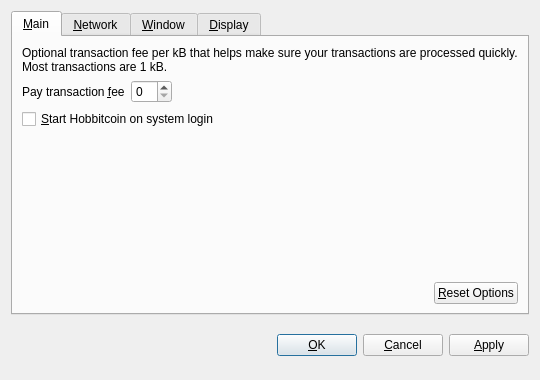
<?xml version="1.0" encoding="UTF-8"?>
<ui version="4.0">
 <class>OptionsDialog</class>
 <widget class="QDialog" name="OptionsDialog">
  <property name="geometry">
   <rect>
    <x>0</x>
    <y>0</y>
    <width>540</width>
    <height>380</height>
   </rect>
  </property>
  <property name="windowTitle">
   <string>Options</string>
  </property>
  <property name="modal">
   <bool>true</bool>
  </property>
  <layout class="QVBoxLayout" name="verticalLayout">
   <item>
    <widget class="QTabWidget" name="tabWidget">
     <property name="tabPosition">
      <enum>QTabWidget::North</enum>
     </property>
     <property name="currentIndex">
      <number>0</number>
     </property>
     <widget class="QWidget" name="tabMain">
      <attribute name="title">
       <string>&amp;Main</string>
      </attribute>
      <layout class="QVBoxLayout" name="verticalLayout_Main">
       <item>
        <widget class="QLabel" name="transactionFeeInfoLabel">
         <property name="text">
          <string>Optional transaction fee per kB that helps make sure your transactions are processed quickly. Most transactions are 1 kB.</string>
         </property>
         <property name="textFormat">
          <enum>Qt::PlainText</enum>
         </property>
         <property name="wordWrap">
          <bool>true</bool>
         </property>
        </widget>
       </item>
       <item>
        <layout class="QHBoxLayout" name="horizontalLayout_1_Main">
         <item>
          <widget class="QLabel" name="transactionFeeLabel">
           <property name="text">
            <string>Pay transaction &amp;fee</string>
           </property>
           <property name="textFormat">
            <enum>Qt::PlainText</enum>
           </property>
           <property name="buddy">
            <cstring>transactionFee</cstring>
           </property>
          </widget>
         </item>
         <item>
          <widget class="BitcoinAmountField" name="transactionFee"/>
         </item>
         <item>
          <spacer name="horizontalSpacer_1_Main">
           <property name="orientation">
            <enum>Qt::Horizontal</enum>
           </property>
           <property name="sizeHint" stdset="0">
            <size>
             <width>40</width>
             <height>20</height>
            </size>
           </property>
          </spacer>
         </item>
        </layout>
       </item>
       <item>
        <widget class="QCheckBox" name="bitcoinAtStartup">
         <property name="toolTip">
          <string>Automatically start Hobbitcoin after logging in to the system.</string>
         </property>
         <property name="text">
          <string>&amp;Start Hobbitcoin on system login</string>
         </property>
        </widget>
       </item>
       <item>
        <spacer name="verticalSpacer_Main">
         <property name="orientation">
          <enum>Qt::Vertical</enum>
         </property>
         <property name="sizeHint" stdset="0">
          <size>
           <width>20</width>
           <height>40</height>
          </size>
         </property>
        </spacer>
       </item>
       <item>
        <layout class="QHBoxLayout" name="horizontalLayout_2_Main">
         <item>
          <spacer name="horizontalSpacer_2_Main">
           <property name="orientation">
            <enum>Qt::Horizontal</enum>
           </property>
           <property name="sizeHint" stdset="0">
            <size>
             <width>40</width>
             <height>20</height>
            </size>
           </property>
          </spacer>
         </item>
         <item>
          <widget class="QPushButton" name="resetButton">
           <property name="toolTip">
            <string>Reset all client options to default.</string>
           </property>
           <property name="text">
            <string>&amp;Reset Options</string>
           </property>
           <property name="autoDefault">
            <bool>false</bool>
           </property>
          </widget>
         </item>
        </layout>
       </item>
      </layout>
     </widget>
     <widget class="QWidget" name="tabNetwork">
      <attribute name="title">
       <string>&amp;Network</string>
      </attribute>
      <layout class="QVBoxLayout" name="verticalLayout_Network">
       <item>
        <widget class="QCheckBox" name="mapPortUpnp">
         <property name="toolTip">
          <string>Automatically open the Hobbitcoin client port on the router. This only works when your router supports UPnP and it is enabled.</string>
         </property>
         <property name="text">
          <string>Map port using &amp;UPnP</string>
         </property>
        </widget>
       </item>
       <item>
        <widget class="QCheckBox" name="connectSocks">
         <property name="toolTip">
          <string>Connect to the Hobbitcoin network through a SOCKS proxy (e.g. when connecting through Tor).</string>
         </property>
         <property name="text">
          <string>&amp;Connect through SOCKS proxy:</string>
         </property>
        </widget>
       </item>
       <item>
        <layout class="QHBoxLayout" name="horizontalLayout_Network">
         <item>
          <widget class="QLabel" name="proxyIpLabel">
           <property name="text">
            <string>Proxy &amp;IP:</string>
           </property>
           <property name="textFormat">
            <enum>Qt::PlainText</enum>
           </property>
           <property name="buddy">
            <cstring>proxyIp</cstring>
           </property>
          </widget>
         </item>
         <item>
          <widget class="QValidatedLineEdit" name="proxyIp">
           <property name="maximumSize">
            <size>
             <width>140</width>
             <height>16777215</height>
            </size>
           </property>
           <property name="toolTip">
            <string>IP address of the proxy (e.g. 127.0.0.1)</string>
           </property>
          </widget>
         </item>
         <item>
          <widget class="QLabel" name="proxyPortLabel">
           <property name="text">
            <string>&amp;Port:</string>
           </property>
           <property name="textFormat">
            <enum>Qt::PlainText</enum>
           </property>
           <property name="buddy">
            <cstring>proxyPort</cstring>
           </property>
          </widget>
         </item>
         <item>
          <widget class="QLineEdit" name="proxyPort">
           <property name="maximumSize">
            <size>
             <width>55</width>
             <height>16777215</height>
            </size>
           </property>
           <property name="toolTip">
            <string>Port of the proxy (e.g. 9050)</string>
           </property>
          </widget>
         </item>
         <item>
          <widget class="QLabel" name="socksVersionLabel">
           <property name="text">
            <string>SOCKS &amp;Version:</string>
           </property>
           <property name="textFormat">
            <enum>Qt::PlainText</enum>
           </property>
           <property name="buddy">
            <cstring>socksVersion</cstring>
           </property>
          </widget>
         </item>
         <item>
          <widget class="QValueComboBox" name="socksVersion">
           <property name="toolTip">
            <string>SOCKS version of the proxy (e.g. 5)</string>
           </property>
          </widget>
         </item>
         <item>
          <spacer name="horizontalSpacer_Network">
           <property name="orientation">
            <enum>Qt::Horizontal</enum>
           </property>
           <property name="sizeHint" stdset="0">
            <size>
             <width>40</width>
             <height>20</height>
            </size>
           </property>
          </spacer>
         </item>
        </layout>
       </item>
       <item>
        <spacer name="verticalSpacer_Network">
         <property name="orientation">
          <enum>Qt::Vertical</enum>
         </property>
         <property name="sizeHint" stdset="0">
          <size>
           <width>20</width>
           <height>40</height>
          </size>
         </property>
        </spacer>
       </item>
      </layout>
     </widget>
     <widget class="QWidget" name="tabWindow">
      <attribute name="title">
       <string>&amp;Window</string>
      </attribute>
      <layout class="QVBoxLayout" name="verticalLayout_Window">
       <item>
        <widget class="QCheckBox" name="minimizeToTray">
         <property name="toolTip">
          <string>Show only a tray icon after minimizing the window.</string>
         </property>
         <property name="text">
          <string>&amp;Minimize to the tray instead of the taskbar</string>
         </property>
        </widget>
       </item>
       <item>
        <widget class="QCheckBox" name="minimizeOnClose">
         <property name="toolTip">
          <string>Minimize instead of exit the application when the window is closed. When this option is enabled, the application will be closed only after selecting Quit in the menu.</string>
         </property>
         <property name="text">
          <string>M&amp;inimize on close</string>
         </property>
        </widget>
       </item>
       <item>
        <spacer name="verticalSpacer_Window">
         <property name="orientation">
          <enum>Qt::Vertical</enum>
         </property>
         <property name="sizeHint" stdset="0">
          <size>
           <width>20</width>
           <height>40</height>
          </size>
         </property>
        </spacer>
       </item>
      </layout>
     </widget>
     <widget class="QWidget" name="tabDisplay">
      <attribute name="title">
       <string>&amp;Display</string>
      </attribute>
      <layout class="QVBoxLayout" name="verticalLayout_Display">
       <item>
        <layout class="QHBoxLayout" name="horizontalLayout_1_Display">
         <item>
          <widget class="QLabel" name="langLabel">
           <property name="text">
            <string>User Interface &amp;language:</string>
           </property>
           <property name="textFormat">
            <enum>Qt::PlainText</enum>
           </property>
           <property name="buddy">
            <cstring>lang</cstring>
           </property>
          </widget>
         </item>
         <item>
          <widget class="QValueComboBox" name="lang">
           <property name="toolTip">
            <string>The user interface language can be set here. This setting will take effect after restarting Hobbitcoin.</string>
           </property>
          </widget>
         </item>
        </layout>
       </item>
       <item>
        <layout class="QHBoxLayout" name="horizontalLayout_2_Display">
         <item>
          <widget class="QLabel" name="unitLabel">
           <property name="text">
            <string>&amp;Unit to show amounts in:</string>
           </property>
           <property name="textFormat">
            <enum>Qt::PlainText</enum>
           </property>
           <property name="buddy">
            <cstring>unit</cstring>
           </property>
          </widget>
         </item>
         <item>
          <widget class="QValueComboBox" name="unit">
           <property name="toolTip">
            <string>Choose the default subdivision unit to show in the interface and when sending coins.</string>
           </property>
          </widget>
         </item>
        </layout>
       </item>
       <item>
        <widget class="QCheckBox" name="displayAddresses">
         <property name="toolTip">
          <string>Whether to show Hobbitcoin addresses in the transaction list or not.</string>
         </property>
         <property name="text">
          <string>&amp;Display addresses in transaction list</string>
         </property>
        </widget>
       </item>
       <item>
        <widget class="QCheckBox" name="coinControlFeatures">
         <property name="toolTip">
          <string>Whether to show coin control features or not.</string>
         </property>
         <property name="text">
          <string>Display coin &amp;control features (experts only!)</string>
         </property>
        </widget>
       </item>
       <item>
        <spacer name="verticalSpacer_Display">
         <property name="orientation">
          <enum>Qt::Vertical</enum>
         </property>
         <property name="sizeHint" stdset="0">
          <size>
           <width>20</width>
           <height>40</height>
          </size>
         </property>
        </spacer>
       </item>
      </layout>
     </widget>
    </widget>
   </item>
   <item>
    <layout class="QHBoxLayout" name="horizontalLayout_Buttons">
     <item>
      <spacer name="horizontalSpacer_1">
       <property name="orientation">
        <enum>Qt::Horizontal</enum>
       </property>
       <property name="sizeHint" stdset="0">
        <size>
         <width>40</width>
         <height>48</height>
        </size>
       </property>
      </spacer>
     </item>
     <item>
      <widget class="QLabel" name="statusLabel">
       <property name="font">
        <font>
         <weight>75</weight>
         <bold>true</bold>
        </font>
       </property>
       <property name="text">
        <string/>
       </property>
       <property name="textFormat">
        <enum>Qt::PlainText</enum>
       </property>
       <property name="wordWrap">
        <bool>true</bool>
       </property>
      </widget>
     </item>
     <item>
      <spacer name="horizontalSpacer_2">
       <property name="orientation">
        <enum>Qt::Horizontal</enum>
       </property>
       <property name="sizeHint" stdset="0">
        <size>
         <width>40</width>
         <height>48</height>
        </size>
       </property>
      </spacer>
     </item>
     <item>
      <widget class="QPushButton" name="okButton">
       <property name="text">
        <string>&amp;OK</string>
       </property>
      </widget>
     </item>
     <item>
      <widget class="QPushButton" name="cancelButton">
       <property name="text">
        <string>&amp;Cancel</string>
       </property>
       <property name="autoDefault">
        <bool>false</bool>
       </property>
      </widget>
     </item>
     <item>
      <widget class="QPushButton" name="applyButton">
       <property name="text">
        <string>&amp;Apply</string>
       </property>
       <property name="autoDefault">
        <bool>false</bool>
       </property>
      </widget>
     </item>
    </layout>
   </item>
  </layout>
 </widget>
 <customwidgets>
  <customwidget>
   <class>BitcoinAmountField</class>
   <extends>QSpinBox</extends>
   <header>bitcoinamountfield.h</header>
  </customwidget>
  <customwidget>
   <class>QValueComboBox</class>
   <extends>QComboBox</extends>
   <header>qvaluecombobox.h</header>
  </customwidget>
  <customwidget>
   <class>QValidatedLineEdit</class>
   <extends>QLineEdit</extends>
   <header>qvalidatedlineedit.h</header>
  </customwidget>
 </customwidgets>
 <resources/>
 <connections/>
</ui>
